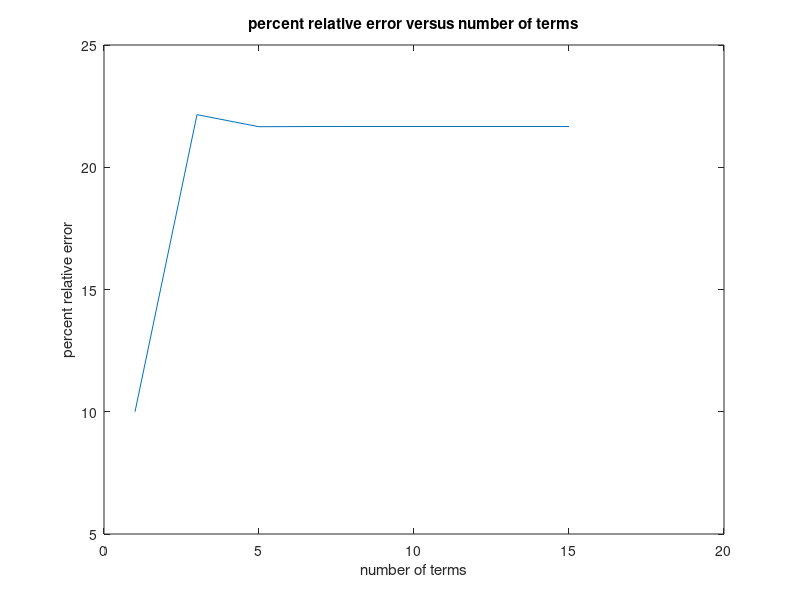

MATLAB code for this plot:
% Ahmet Abdullah GÜLTEKİN
% 150121025

% Determine the last power of x and assign to 'P'
P = 15;

% Initialize 'x' the function value of sin(x) 
x = 0.9;

% Generate powers of all x values in formula until 'P'
set_of_terms = 1 : 2 : P;

% Create factorials according to powers of x 
factorials = factorial(set_of_terms);

% Compute and type the whole formula
% Find powers
powers_of_x = x.^set_of_terms;
% Determine signs of 'x'
signs =(-1).^((set_of_terms-1) / 2); %[1,-1,1,-1,1,-1,1,-1] for eight terms
% Type as positive
series = powers_of_x ./ factorials;
% Complete the formula by multiplying by mines
formula = signs .* series;
% Add them up
last_sin = cumsum(formula);
% Lastly plot it
% plot (last_sin);

% Initialize formula
true = 1.0;
f_error = (true - last_sin) / true * 100;

% Plot the entire job
plot(set_of_terms, ((f_error)));

% Add labels and title
ylabel('percent relative error')
xlabel('number of terms')
title('percent relative error versus number of terms')